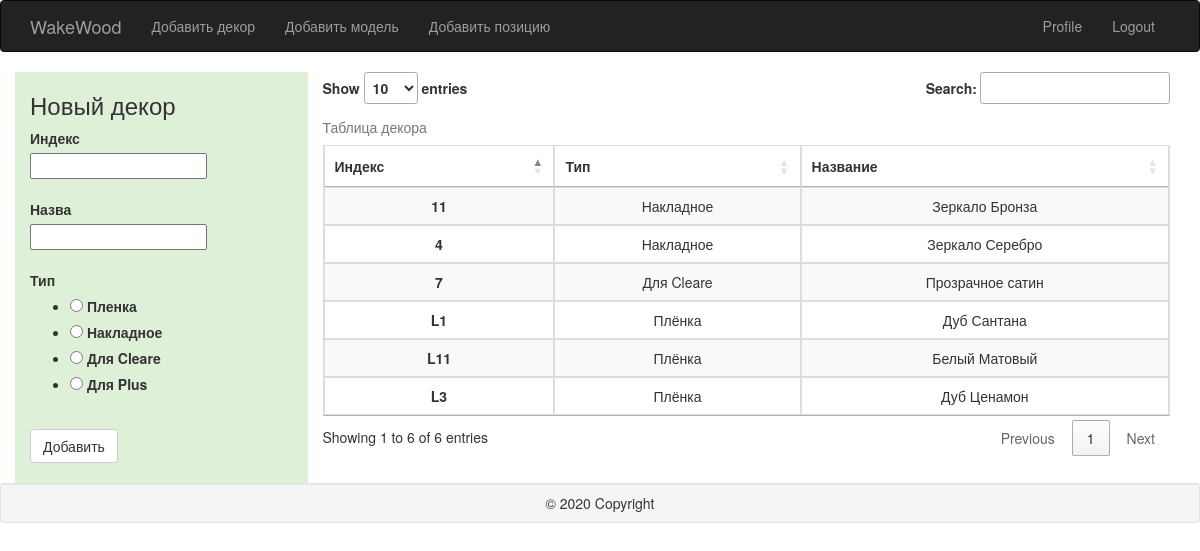
The page /decor (signed in) on the database its author committed.
### app_dir/models.py (models this page shows, shortened)
class Decor(db.Model):
    __tablename__ = 'decor'
    id = db.Column(db.Integer, primary_key=True)
    indexname = db.Column(db.String(16), index=True, unique=True)
    decorname = db.Column(db.String(128), index=True, unique=True)
    decor_type = db.Column(db.String(4), index=True, unique=False)

### app_dir/routes.py (the view, shortened to what this page needs)
@app.route('/decor', methods=['get', 'post'])
@login_required
def decor():
    form = DecorForm()
    decors = Decor.query.all()
    if not decors:
        flash('В базе еще нет декора')
    return render_template('decor.html', title='Decor', decors=decors, forms=form)

### app_dir/forms.py
class DecorForm(FlaskForm):
    indexname = StringField('Индекс', validators=[DataRequired()])
    decorname = StringField('Назва', validators=[DataRequired()])
    decor_type = RadioField(
        'Тип',
        choices=[
            ('0', 'Пленка'),
            ('1', 'Накладное'),
            ('2', 'Для Cleare'),
            ('3', 'Для Plus')
        ]
    )
    submit = SubmitField('Добавить')

### app_dir/models.py (called while the page is built)
@login.user_loader
def load_user(id):
    return User.query.get(int(id))

### app_dir/templates/decor.html (shortened to what this page needs)
{% extends "base.html" %}
{% from "_formhelpers.html" import render_field %}
{% block app_content %}
<div class="row" >
    <div class="col-sm-3 bg-success">
        <h3>Новый декор</h3>
        <form action="" method="post">
                <dl>
                    {{ render_field(forms.indexname) }}
                    {{ render_field(forms.decorname) }}
                    {{ render_field(forms.decor_type) }}
                    {{ forms.submit(class_="btn btn-default") }}
                </dl>
        </form>
    </div>
    <div class="col-sm-9">
        <table class="table table-bordered table-striped text-center" id="same_table">
            <caption>Таблица декора</caption>
            <thead>
                <tr>
                    <th class="text-center">Индекс</th>
                    <th class="text-center">Тип</th>
                    <th class="text-center">Название</th>
                </tr>
            </thead>
            <tbody>
            {% for decor in decors %}
            <tr>
                <td>
                    <strong>{{ decor.indexname }}</strong>
                </td>
                <td>
                    {% if decor.decor_type == '1000' %}
                        Плёнка
                    {% elif decor.decor_type == '0100' %}
                        Накладное
                    {% elif decor.decor_type == '0010' %}
                        Для Cleare
                    {% elif decor.decor_type == '0001' %}
                        Для Plus
                    {% endif %}
                </td>
                <td>
                    {{ decor.decorname }}
                </td>
            </tr>
            {% endfor %}
            </tbody>
        </table>
    </div>
</div>
{% endblock %}

### app_dir/templates/base.html (shortened to what this page needs)
{% extends 'bootstrap/base.html' %}
{% block styles %}
{{ super() }}
    <link rel="stylesheet" type="text/css" href="//cdn.datatables.net/1.10.20/css/jquery.dataTables.css">
{% endblock %}
{% block navbar %}
    <nav class="navbar navbar-inverse">
        <div class="container">
            <div class="navbar-header">
                <a class="navbar-brand" href="{{ url_for('index') }}">WakeWood</a>
            </div>
            <div class="collapse navbar-collapse" id="bs-example-navbar-collapse-1">
                <ul class="nav navbar-nav">
                    <li><a href="{{ url_for('decor') }}">Добавить декор</a></li>
                    <li><a href="{{ url_for('door_model') }}">Добавить модель</a></li>
                    <li><a href="{{ url_for('position') }}">Добавить позицию</a></li>
                </ul>
                <ul class="nav navbar-nav navbar-right">
                    {% if current_user.is_anonymous %}
                    <li><a href="{{ url_for('login') }}">Login</a></li>
                    {% else %}
                    <li><a href="{{ url_for('user', username=current_user.username) }}">Profile</a></li>
                    <li><a href="{{ url_for('logout') }}">Logout</a></li>
                    {% endif %}
                </ul>
            </div>
        </div>
    </nav>
{% endblock %}
{% block content %}
    <div class="container">
        {% block app_content %}{% endblock %}
    </div>
{% endblock %}
{% block scripts %}
<div class="well well-sm footer-copyright text-center">
    © 2020 Copyright
</div>
{% endblock %}

### app_dir/templates/_formhelpers.html (shortened to what this page needs)
{% macro render_field(field) %}
  <dt>{{ field.label }}
  <dd>{{ field(**kwargs)|safe }}
  </dd>
  <br>
{% endmacro %}

### rows shown on the page
Decor: indexname "L11", decor_type "Плёнка", decorname "Белый Матовый"
Decor: indexname "L1", decor_type "Плёнка", decorname "Дуб Сантана"
Decor: indexname "L3", decor_type "Плёнка", decorname "Дуб Ценамон"
Decor: indexname "4", decor_type "Накладное", decorname "Зеркало Серебро"
Decor: indexname "11", decor_type "Накладное", decorname "Зеркало Бронза"
Decor: indexname "7", decor_type "Для Cleare", decorname "Прозрачное сатин"

### other values the page prints
{{ field.label }} "Индекс Назва Тип"
